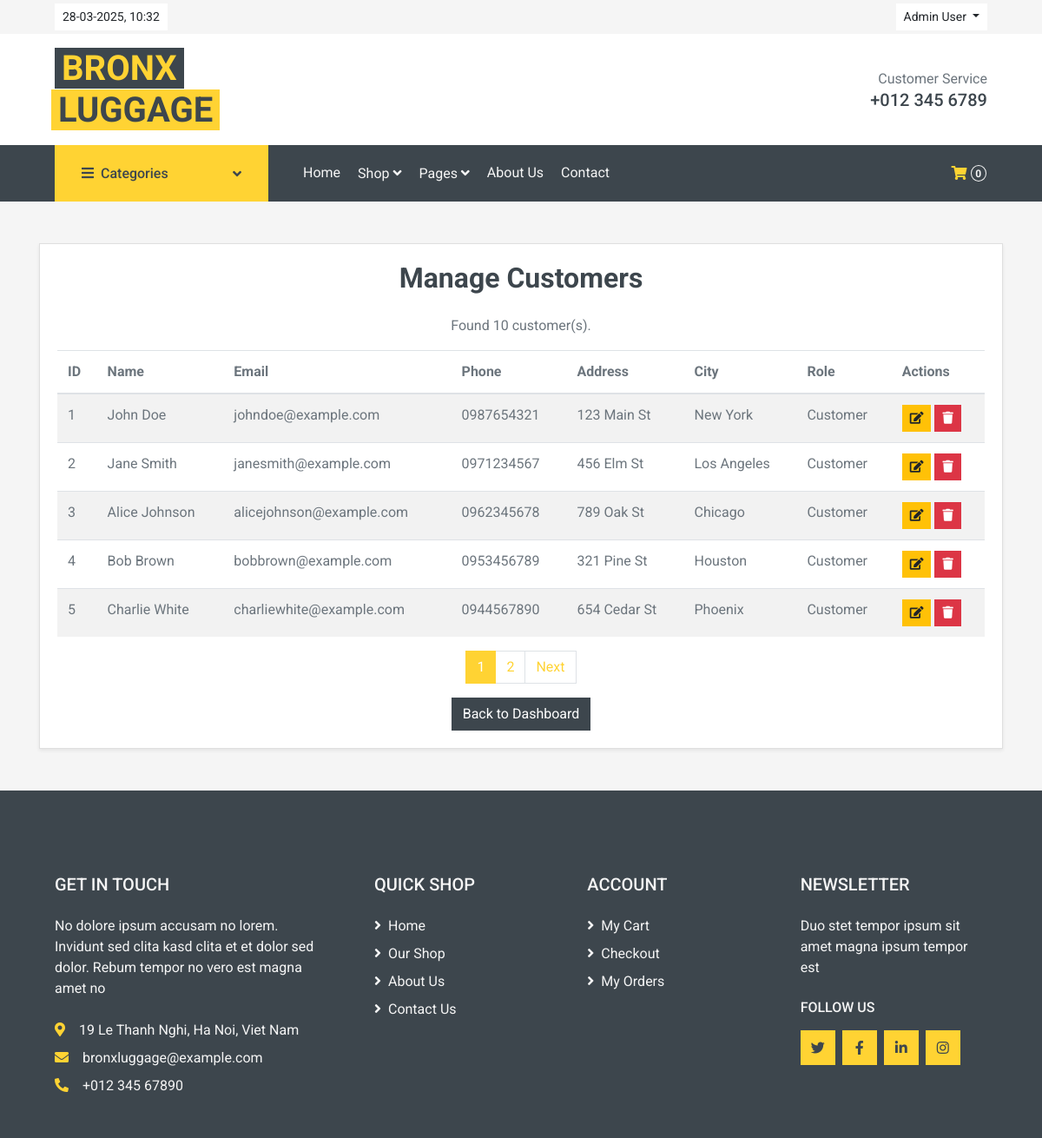
/admin/manage_users.php (signed in), run on the app's committed database.
### tables this page shows
CREATE TABLE users (
    id INT AUTO_INCREMENT PRIMARY KEY,
    name VARCHAR(100) NOT NULL,
    email VARCHAR(100) UNIQUE NOT NULL,
    password VARCHAR(255) NOT NULL,
    phone VARCHAR(20),
    address VARCHAR(255),
    city VARCHAR(100),
    role ENUM('admin', 'customer') DEFAULT 'customer',
    created_at TIMESTAMP DEFAULT CURRENT_TIMESTAMP
);

### admin/manage_users.php (the view, shortened to what this page needs)
<?php
require_once '../functions.php';
$limit = 5;
$page = isset($_GET['page']) ? (int)$_GET['page'] : 1;
$page = ($page < 1) ? 1 : $page;
$offset = ($page - 1) * $limit;
$total_query = "SELECT COUNT(*) as total FROM users WHERE role = 'customer'";
$total_result = $conn->query($total_query);
$total_row = $total_result->fetch_assoc();
$total_users = $total_row['total'];
$total_pages = ceil($total_users / $limit);
$query = "SELECT id, name, email, phone, address, city, role
          FROM users WHERE role = 'customer'
          ORDER BY created_at DESC
          LIMIT $limit OFFSET $offset";
$users = $conn->query($query);
$num_rows = $users->num_rows;
?>
<!DOCTYPE html>
<html lang="en">
<head>
    <?php include '../includes/head.php'; ?>
</head>
<body>
    <?php include '../includes/topbar.php'; ?>
    <?php include '../includes/navbar.php'; ?>
    <div class="container">
        <div class="row justify-content-center mt-5">
            <div class="col-md-12">
                <div class="card shadow-sm">
                    <div class="card-body">
                        <h2 class="card-title text-center mb-4">Manage Customers</h2>
                        <?php if ($num_rows == 0): ?>
                            <div class="alert alert-warning text-center">
                                No customers found in the database.
                            </div>
                        <?php else: ?>
                            <p class="text-center">Found <?= $total_users ?> customer(s).</p>
                        <?php endif; ?>
                        <table class="table table-striped">
                            <thead>
                                <tr>
                                    <th>ID</th>
                                    <th>Name</th>
                                    <th>Email</th>
                                    <th>Phone</th>
                                    <th>Address</th>
                                    <th>City</th>
                                    <th>Role</th>
                                    <th>Actions</th>
                                </tr>
                            </thead>
                            <tbody>
                                <?php if ($num_rows > 0): ?>
                                    <?php
                                    $index = ($page - 1) * $limit + 1;
                                    while ($row = $users->fetch_assoc()): ?>
                                        <tr>
                                            <td><?= $index++ ?></td>
                                            <td><?= htmlspecialchars($row['name']) ?></td>
                                            <td><?= htmlspecialchars($row['email']) ?></td>
                                            <td><?= htmlspecialchars($row['phone'] ?? 'N/A') ?></td>
                                            <td><?= htmlspecialchars($row['address'] ?? 'N/A') ?></td>
                                            <td><?= htmlspecialchars($row['city'] ?? 'N/A') ?></td>
                                            <td><?= ucfirst(htmlspecialchars($row['role'])) ?></td>
                                            <td>
                                                <a href="../admin/edit_user.php?id=<?= $row['id'] ?>" class="btn btn-sm btn-warning">
                                                    <i class="fas fa-edit"></i>
                                                </a>
                                                <a href="../admin/delete_user.php?id=<?= $row['id'] ?>" class="btn btn-sm btn-danger" onclick="return confirm('Are you sure?')">
                                                    <i class="fas fa-trash"></i>
                                                </a>
                                            </td>
                                        </tr>
                                    <?php endwhile; ?>
                                <?php else: ?>
                                    <tr>
                                        <td colspan="8" class="text-center text-muted">No Users Found!</td>
                                    </tr>
                                <?php endif; ?>
                            </tbody>
                        </table>
                        <nav>
                            <ul class="pagination justify-content-center">
                                <?php for ($i = 1; $i <= $total_pages; $i++): ?>
                                    <li class="page-item <?= ($i == $page) ? 'active' : '' ?>">
                                        <a class="page-link" href="?page=<?= $i ?>"><?= $i ?></a>
                                    </li>
                                <?php endfor; ?>
                                <?php if ($page < $total_pages): ?>
                                    <li class="page-item">
                                        <a class="page-link" href="?page=<?= $page + 1 ?>">Next</a>
                                    </li>
                                <?php endif; ?>
                            </ul>
                        </nav>
                        <div class="text-center">
                            <a href="../admin/admin.php" class="btn btn-dark">Back to Dashboard</a>
                        </div>
                    </div>
                </div>
            </div>
        </div>
    </div>
    <?php include '../includes/footer.php'; ?>
</body>
</html>

### data on the page
users: name "John Doe", email "johndoe@example.com", phone "0987654321", address "123 Main St", city "New York", role "Customer"
users: name "Jane Smith", email "janesmith@example.com", phone "0971234567", address "456 Elm St", city "Los Angeles", role "Customer"
users: name "Alice Johnson", email "alicejohnson@example.com", phone "0962345678", address "789 Oak St", city "Chicago", role "Customer"
users: name "Bob Brown", email "bobbrown@example.com", phone "0953456789", address "321 Pine St", city "Houston", role "Customer"
users: name "Charlie White", email "charliewhite@example.com", phone "0944567890", address "654 Cedar St", city "Phoenix", role "Customer"

### other printed values
$_SESSION['name'] "Admin User"
$total_products "0"
$total_users "10"
